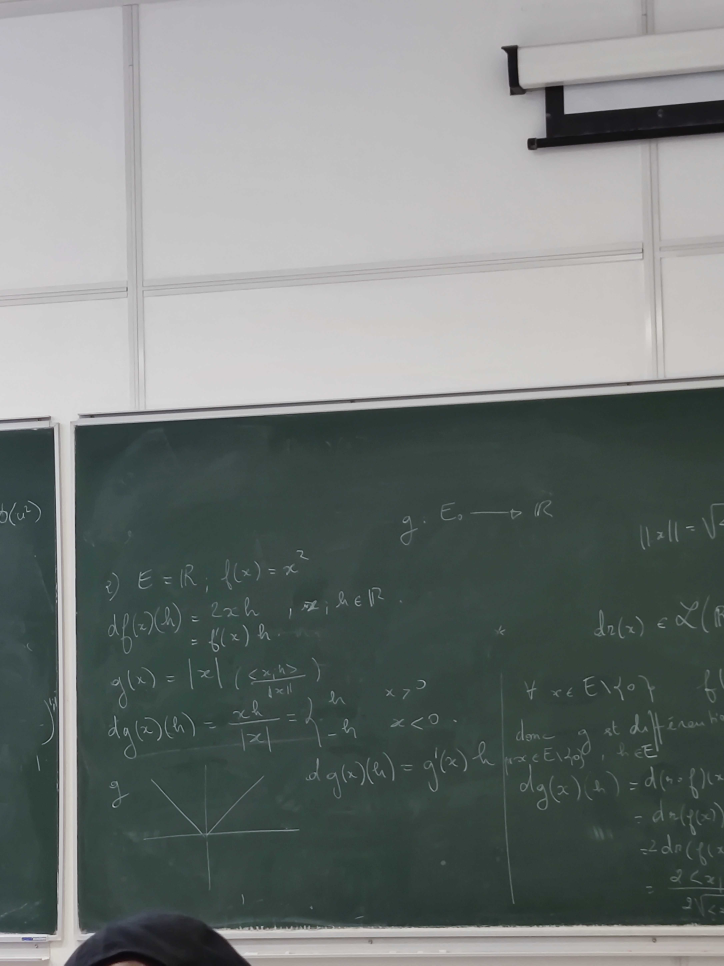
#> input picture All_images/34.jpg, 4344 x 5792 px, found by its file name (shown at 1/6 size)
$ python Main_test_Kellian.py
#> lines starting #> are read from the running program, lines starting #| are printed output that depends on the picture; after the words box and inside, x2 and y2 are one past the last pixel; in counts of white or black regions, pixels touching at a corner belong together
#> in main, img is the input picture: shape (5792, 4344, 3); mean R, G, B 117, 123.4, 121.3
import cv2
import numpy as np
import matplotlib.image as pltimg
import matplotlib.pyplot as plt


# [523 lines left out: functions comparerPixel, convGris, seuil, griserPixel, delimitationImage, binarisationVT and 19 more, not called in this run]

def seuilTexteBlanc(img):
    """ Renvoie l'image donnée en paramètre en remplaçant les pixels considérés comme blanc par 255 et le reste à 0

    param :
    img : image sur laquelle on veut seulement afficher le texte blanc
    """
    n = np.zeros((img.shape[0],img.shape[1]),dtype = np.uint8)

    # conditions à appliquer
    cond1 = (197 <= img[:,:,0]) & (img[:,:,0] <= 224) & (221 <= img[:,:,1]) & (img[:,:,1] <= 248) & (205 <= img[:,:,2]) & (img[:,:,2] <= 216)
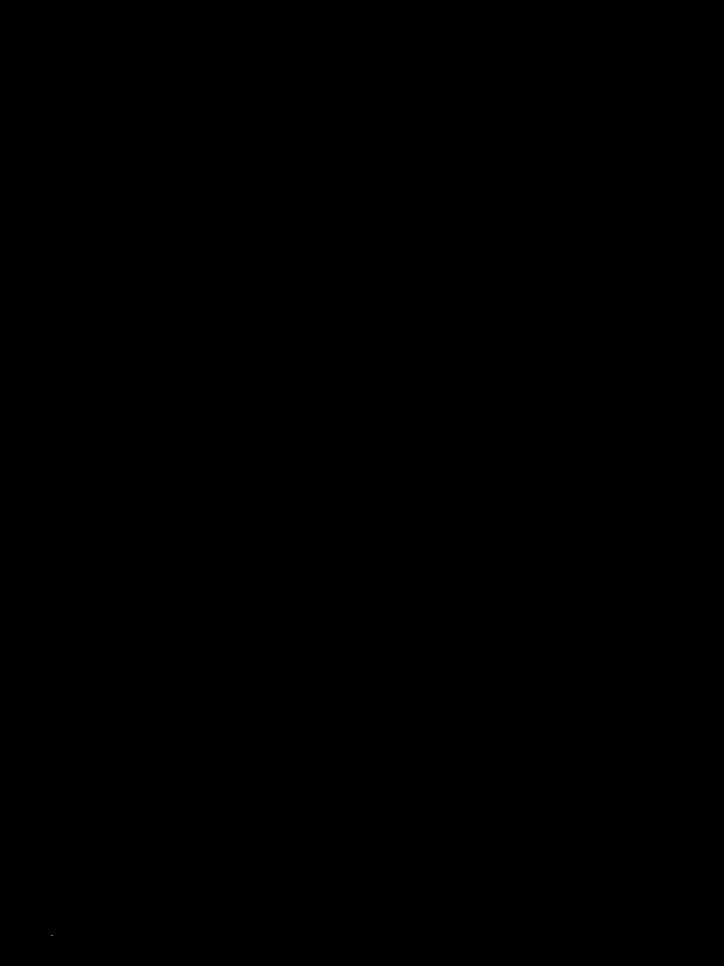
#> cond1: shape (5792, 4344) bool (shown at 1/6 size); 0% white in thin lines or dots, all inside (x1, y1, x2, y2) = (310, 5614, 317, 5616)
    cond2 = (179 <= img[:,:,0]) & (img[:,:,0] <= 215) & (215 <= img[:,:,1]) & (img[:,:,1] <= 237) & (178 <= img[:,:,2]) & (img[:,:,2] <= 201)
#> cond2: shape (5792, 4344) bool; every value is 0
    cond3 = (155 <= img[:,:,0]) & (img[:,:,0] <= 180) & (189 <= img[:,:,1]) & (img[:,:,1] <= 219) & (150 <= img[:,:,2]) & (img[:,:,2] <= 185)
#> cond3: shape (5792, 4344) bool; 0% white in thin lines or dots, all inside (x1, y1, x2, y2) = (1572, 4540, 3897, 5560)

    # combiner les conditions
    cond = np.logical_or(np.logical_or(cond1, cond2), cond3)
#> cond: shape (5792, 4344) bool; 0% white in thin lines or dots, all inside (x1, y1, x2, y2) = (310, 4540, 3897, 5616)

    # appliquer les conditions à l'image
    n = np.zeros_like(img[:,:,0], dtype=np.uint8)
    n[cond] = 255

    # for i in range (img.shape[0]):
    #     for j in range(img.shape[1]):
    #         # if ( (107 <= img[i,j,0] <= 184) and (130 <= img[i,j,1] <= 208) and (161 <= img[i,j,2] <= 242) ): # 1.jpg
    #         # if ( (85 <= img[i,j,0] <= 184) and (118 <= img[i,j,1] <= 208) and (107 <= img[i,j,2] <= 242) ): # 2.jpg
    #         if ( (107 <= img[i,j,0] <= 184) and (130 <= img[i,j,1] <= 208) and (161 <= img[i,j,2] <= 242) ): # 1.jpg
    #             n[i,j] = 255

    return n

def main():

    #SEGMENTATION ET BINARISATION DU TABLEAU-
    img = pltimg.imread("D:/Dossier_chelou/Users/kelli/Documents/GitHub/Projet-Image-Suicide-Squad-/Images_Train_et_test/Entrainement_(57)/34.jpg")
    nimg = seuilTexteBlanc(img)

    plt.figure()
    plt.imshow(nimg, cmap ='gray')
    plt.show()
    # new_img = connexite4texteNonBin(img)
    # contours(img)
    # gris = convGris(img)

    # new_img = seuilCentre(img) # fail 0.jpg,

    # plt.figure()
    # plt.imshow(gris, cmap ='gray')

    # res = connexite4texte(gris)
    # #-

    # #BINARISATION DE LA VERITE TERRAIN-
    # #./Json/JsonIlan/49VT/label.png
    # #./Json/JsonTigran/23VT/label.png
    # vt_img = pltimg.imread("./Json/JsonIlan/54VT/label.png")
    # vt_bin = binarisationVT(vt_img)
    # #-

    # #AFFICHAGE TAUX DE REUSSITE-
    # print("TAUX DE RÉUSSITE :", taux_reussite(gris, vt_bin))
    # #-
    # imgFinale = np.zeros((gris.shape[0],gris.shape[1]),dtype = np.uint8)
    # #listecoordonnee = []
    # #connexite4(gris,imgFinale,(int(gris.shape[0]/2),int(gris.shape[1]/2)),listecoordonnee)

main()
